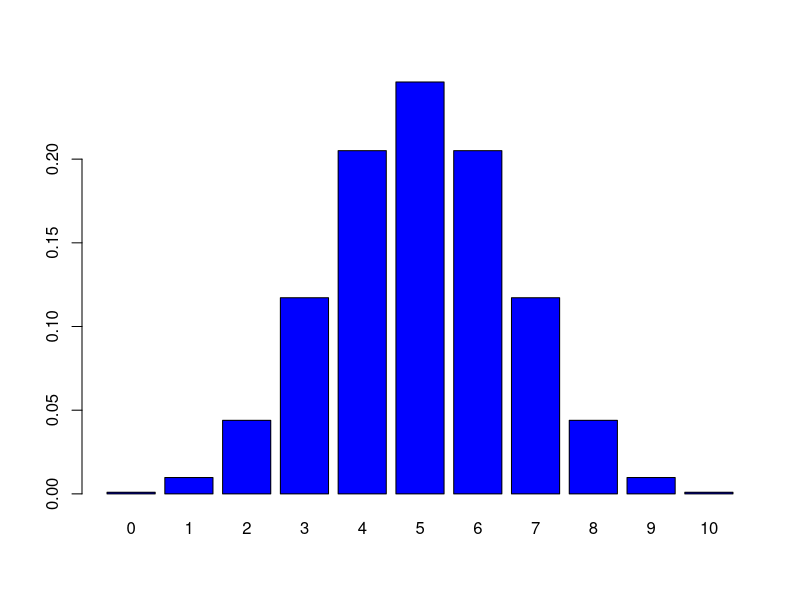
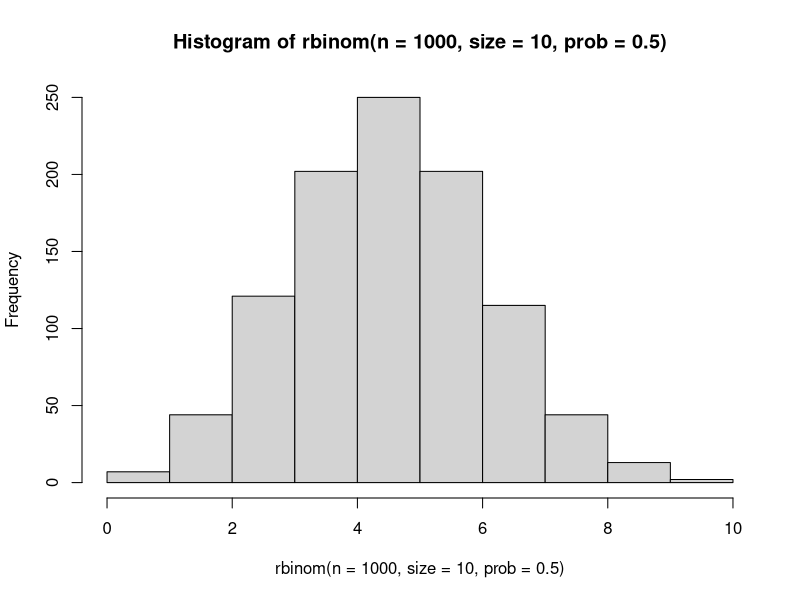
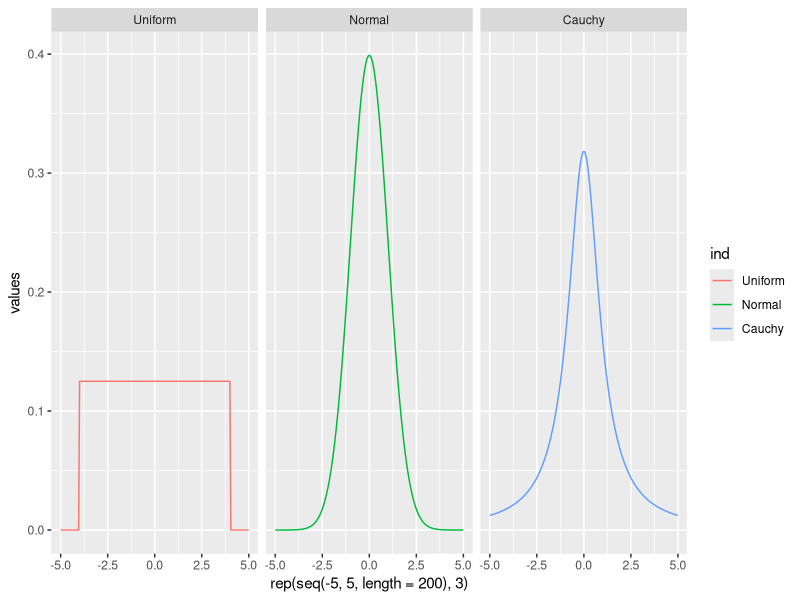
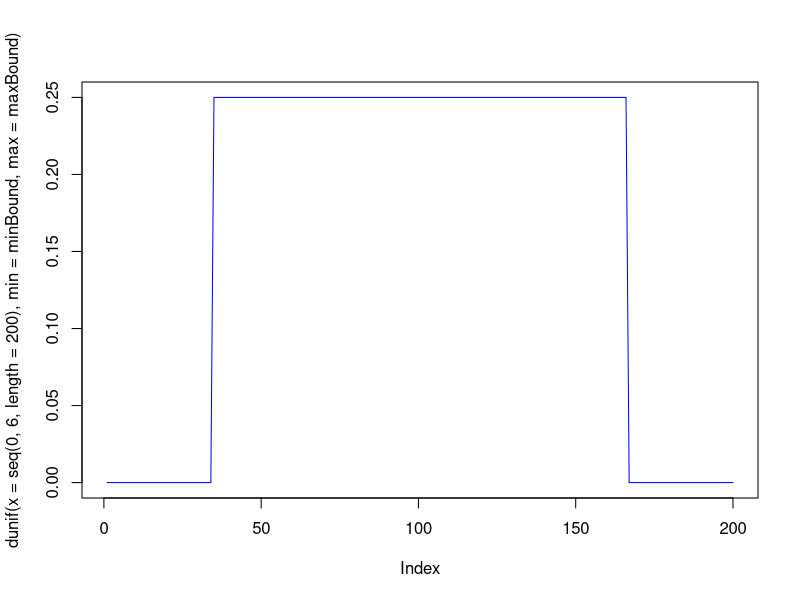
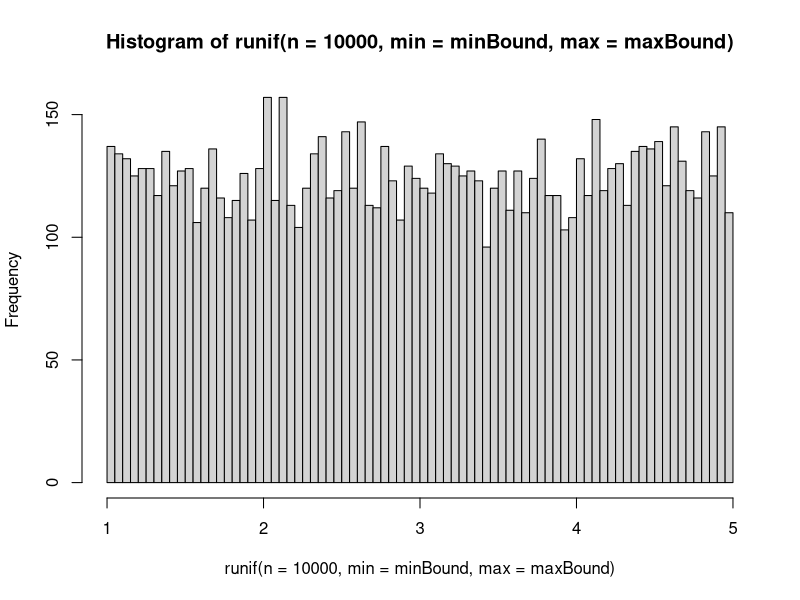
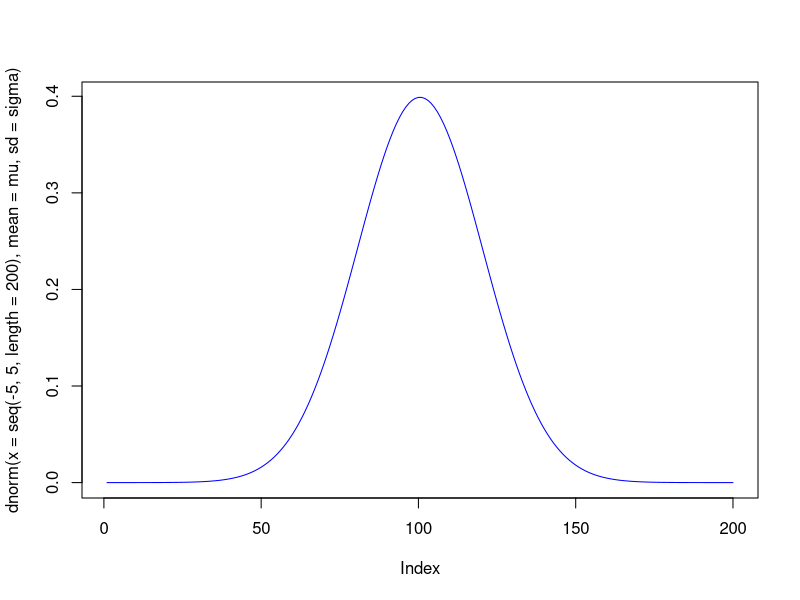
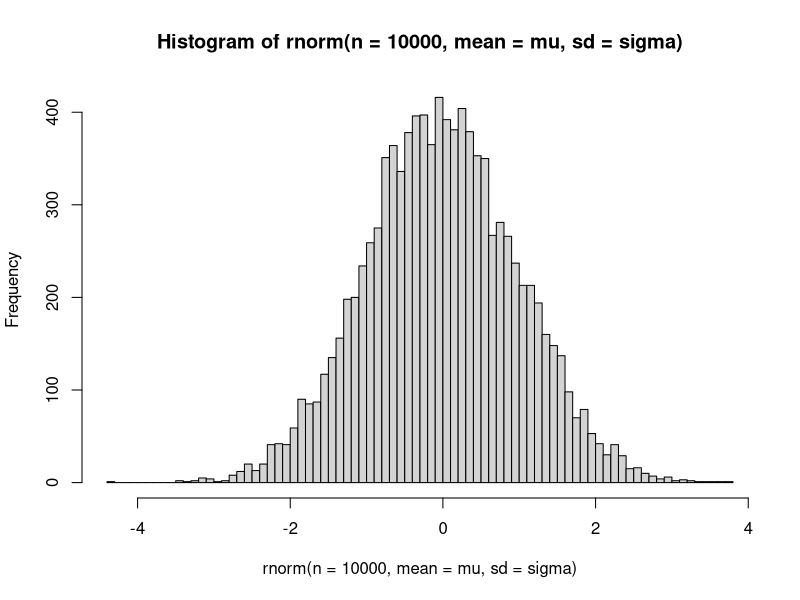
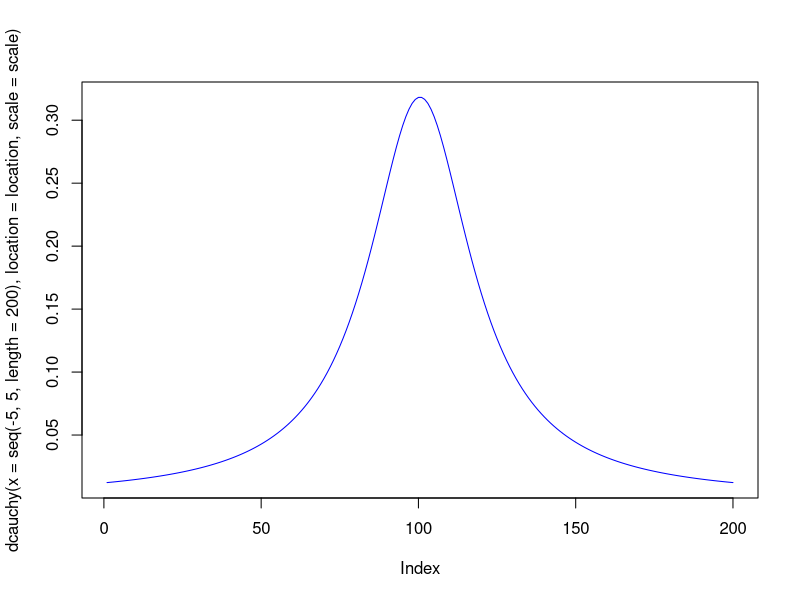

Recreate these plots in R, in order.
## ---- chunk 1
set.seed(1)
## ---- chunk 2
## distribution with n=10, p=0.5
n <- 10
p <- 0.5
barplot(dbinom(x=0:n, size=n, prob=p), 
        names.arg=0:10, 
        col="blue")
## ---- chunk 3
## Get 10 values
rbinom(n=10, size=10, prob=0.5)
## Distribution of 10000 values
hist(rbinom(n=1000, size=10, prob=0.5), breaks=0:10)
## ---- chunk 4
datasets <- data.frame(
    Uniform=dunif(x=seq(-5, 5, length=200), min=-4, max=4),
    Normal=dnorm(x=seq(-5, 5, length=200), mean=0, sd=1),
    Cauchy=dcauchy(x=seq(-5, 5, length=200), location=0, scale=1)
)
library("ggplot2")
qplot(data=stack(datasets), 
      x=rep(seq(-5, 5, length=200), 3), 
      y=values, 
      col=ind, geom="line", facets=~ind)

## ---- chunk 5
## distribution between 1 and 5
minBound <- 1
maxBound <- 5
plot(dunif(x=seq(0, 6, length=200), 
           min=minBound, max=maxBound), 
     type="l", col="blue")
## ---- chunk 6
## Get 10 values
runif(n=10, min=minBound, max=maxBound)
## Distribution of 10000 values
hist(runif(n=10000, min=minBound, max=maxBound), breaks=100)
## ---- chunk 7
mu <- 0
sigma <- 1
plot(dnorm(x=seq(-5, 5, length=200), 
           mean=mu, sd=sigma), 
     type="l", col="blue")
## ---- chunk 8
## Get 10 values
rnorm(n=10, mean=mu, sd=sigma)
## Distribution of 10000 values
hist(rnorm(n=10000, mean=mu, sd=sigma), breaks=100)
## ---- chunk 9
location <- 0
scale <- 1
plot(dcauchy(x=seq(-5, 5, length=200), 
           location=location, scale=scale), 
     type="l", col="blue")
## ---- chunk 10
## Get 10 values
rnorm(n=10, mean=mu, sd=sigma)
## Distribution of 10000 values
hist(rnorm(n=10000, mean=mu, sd=sigma), breaks=100)
